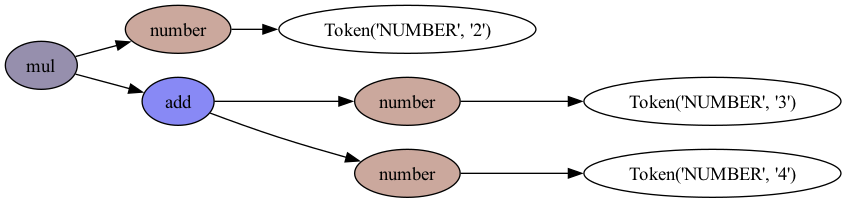

This figure's Python source:
"""
Basic calculator
================

A simple example of a REPL calculator

This example shows how to write a basic calculator with variables.
"""

import operator

import pytest
from lark import Lark, Transformer, UnexpectedToken, v_args

from xTool.feel.pydot import make_png, make_pretty

calc_grammar = """
    // 求和
    ?start: sum
          | NAME "=" sum    -> assign_var // 赋值

    ?sum: product
        | sum "+" product   -> add // 加法
        | sum "-" product   -> sub // 减法

    ?product: atom
        | product "*" atom  -> mul // 乘法
        | product "/" atom  -> div // 除法

    // 基本元素
    ?atom: NUMBER           -> number // 正数
         | "-" atom         -> neg // 数值取反
         | NAME             -> var // 支持变量
         | "(" sum ")"     // 支持括号

    // 第一个字符下划或大小写字母，其余字符是大小写字母
    %import common.CNAME -> NAME
    // 正数
    %import common.NUMBER
    %import common.WS_INLINE

    // 忽略空格和制表符
    %ignore WS_INLINE
"""


@v_args(inline=True)  # Affects the signatures of the methods
class CalculateTree(Transformer):
    number = float

    def __init__(self):
        self.vars = {}

    def assign_var(self, name, value):
        self.vars[name] = value
        return value

    def var(self, name):
        try:
            return self.vars[name]
        except KeyError:
            raise Exception("Variable not found: %s" % name)

    add = operator.add
    sub = operator.sub
    mul = operator.mul
    div = operator.floordiv
    neg = operator.neg


lark = Lark(calc_grammar, parser="lalr", transformer=CalculateTree())
calc = lark.parse


def test_calc():
    assert calc("a = 1+2") == 3
    assert calc("1+a*-3") == -8.0
    assert calc("2*(3+4)") == 14.0

    with pytest.raises(UnexpectedToken):
        calc("2**4")

    transform_tree = CalculateTree().transform(Lark(calc_grammar, parser="lalr").parse("2*(3+4)"))
    assert transform_tree == 14.0

    with pytest.raises(UnexpectedToken):
        CalculateTree().transform(Lark(calc_grammar, parser="lalr").parse("2**4"))

    parser = Lark(calc_grammar, parser="lalr")
    make_pretty(parser, "2*(3+4)")
    make_png(parser, "2*(3+4)", "test_calc_grammar.png")
